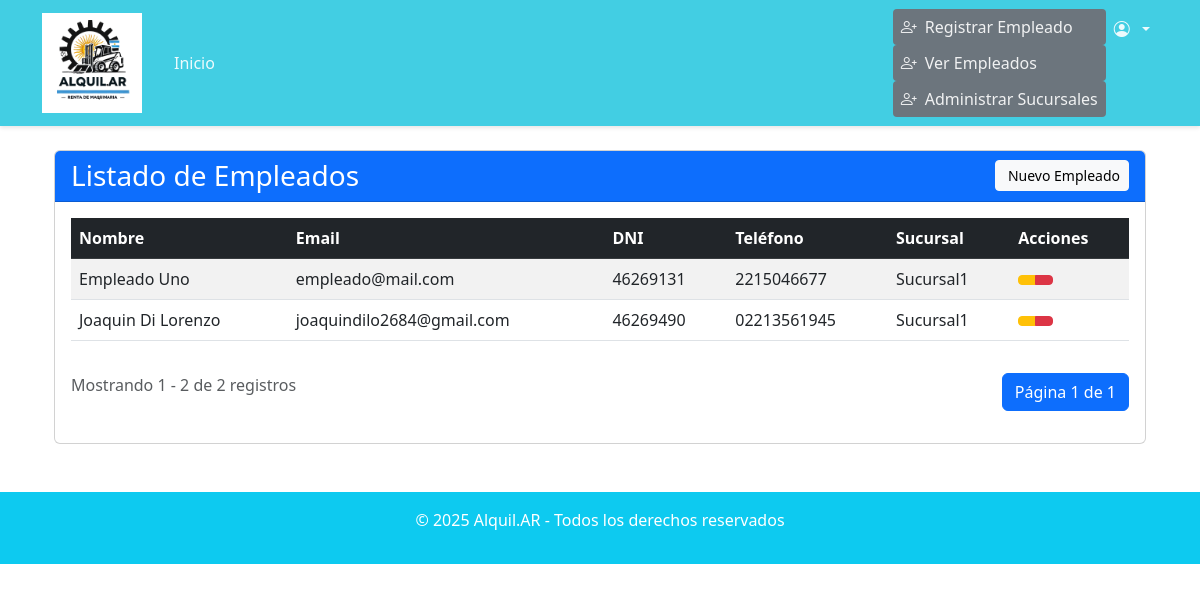
Page /usuarios/ver-empleados/ (signed in) on the committed database.
### usuarios/models.py (models this page shows, shortened)
class Usuario(AbstractUser):
    TIPO_CHOICES = [
        ('CLIENTE', 'Cliente'),
        ('EMPLEADO', 'Empleado'),
        ('ADMIN', 'Administrador'),
    ]
    nombre = models.CharField(max_length=200)
    tipo = models.CharField(
        max_length=10,
        choices=TIPO_CHOICES,
        default='CLIENTE',
        verbose_name="Tipo de usuario"
    )
    dni = models.CharField(max_length=20, unique=True)
    email = models.CharField(max_length=200, unique=True)
    telefono = models.CharField(max_length=20)
    sucursal = models.ForeignKey(Sucursal, on_delete=models.SET_NULL, null=True, blank=True)
    token_2fa = models.CharField(
        max_length=6,
        null=True,
        blank=True,
        verbose_name="Token de verificación"
    )
    token_2fa_timestamp = models.DateTimeField(
        null=True,
        blank=True,
        verbose_name="Timestamp del token"
    )
    reset_token = models.CharField(
        max_length=64,
        null=True,
        blank=True,
        verbose_name="Token de recuperación"
    )
    reset_token_timestamp = models.DateTimeField(
        null=True,
        blank=True,
        verbose_name="Timestamp del token de recuperación"
    )
    reset_token_used = models.BooleanField(
        default=False,
        verbose_name="Token usado"
    )

class Sucursal(models.Model):
    nombre = models.CharField(max_length=100)
    direccion = models.CharField(max_length=200)
    telefono = models.CharField(max_length=20, default="0")  # ✅ Campo teléfono agregado
    latitud = models.FloatField()
    longitud = models.FloatField()
    activa = models.BooleanField(default=True)

### usuarios/decorators.py (the view)
    def wrapper(request, *args, **kwargs):
        if request.user.is_authenticated and request.user.tipo == 'ADMIN':
            return view_func(request, *args, **kwargs)
        messages.error(request, "No tenés permiso para acceder a esta sección.")
        return redirect('home')  # o redirigí a otra página

### usuarios/views.py (called while the page is built)
@login_required
@solo_admin
def listar_empleados_view(request):
    empleados = Usuario.objects.filter(tipo="EMPLEADO").order_by('nombre') #Extraigo los empleados de la base de datos
    paginator = Paginator(empleados, 10) # 10 item por pagina
    page_number = request.GET.get('page')
    page_obj = paginator.get_page(page_number)
    context = {
        'empleados': page_obj,
        'total_empleados': empleados.count(),
        'titulo': 'Listado de Empleados'
    }
    return render(request, 'usuarios/listar_empleados.html', context) # Context tiene la info que voy a utilizar en el html

### usuarios/templates/usuarios/listar_empleados.html (shortened to what this page needs)
{% extends 'base.html' %}
{% block content %}
<div class="container-fluid mt-4">
    <div class="card">
        <div class="card-header bg-primary text-white">
            <div class="d-flex justify-content-between align-items-center">
                <h3 class="mb-0">{{ titulo }}</h3>
                <a href="{% url 'crear_empleado' %}" class="btn btn-light btn-sm">
                     Nuevo Empleado
                </a>
            </div>
        </div>
        <div class="card-body">
            {% if empleados %}
                <div class="table-responsive">
                    <table class="table table-striped table-hover">
                        <thead class="table-dark">
                            <tr>
                                <th>Nombre</th>
                                <th>Email</th>
                                <th>DNI</th>
                                <th>Teléfono</th>
                                <th>Sucursal</th>
                                <th>Acciones</th>
                            </tr>
                        </thead>
                        <tbody>
                            {% for empleado in empleados %}
                            <tr>
                                <td>{{ empleado.nombre }}</td>
                                <td>{{ empleado.email }}</td>
                                <td>{{ empleado.dni }}</td>
                                <td>{{ empleado.telefono }}</td>
                                <td>{{ empleado.sucursal.nombre|default:"-" }}</td>
                                <td>
                                    <div class="btn-group btn-group-sm">
                                        <a href="{% url 'crear_empleado' %}" class="btn btn-warning" title="Editar">
                                        </a>
                                        <a href="{% url 'crear_empleado' %}" class="btn btn-danger" title="Eliminar">
                                        </a>
                                    </div>
                                </td>
                            </tr>
                            {% endfor %}
                        </tbody>
                    </table>
                </div>
                <div class="d-flex justify-content-between mt-3">
                    <div>
                        <span class="text-muted">
                            Mostrando {{ empleados.start_index }} - {{ empleados.end_index }} de {{ total_empleados }} registros
                        </span>
                    </div>
                    <ul class="pagination">
                        <li class="page-item active">
                            <span class="page-link">
                                Página {{ empleados.number }} de {{ empleados.paginator.num_pages }}
                            </span>
                        </li>
                    </ul>
                </div>
            {% else %}
                <div class="alert alert-info">
                    No hay empleados registrados.
                </div>
            {% endif %}
        </div>
    </div>
</div>
{% endblock %}

### core/templates/base.html (shortened to what this page needs)
{% load static %}
<!DOCTYPE html>
<html lang="es">
<head>
    <link href="https://cdn.jsdelivr.net/npm/bootstrap@5.3.0/dist/css/bootstrap.min.css" rel="stylesheet">
    <link rel="stylesheet" href="https://cdn.jsdelivr.net/npm/bootstrap-icons@1.10.0/font/bootstrap-icons.css">
    <link rel="stylesheet" href="{% static 'css/core.css' %}">
</head>
<body>
    <nav class="navbar navbar-expand-lg navbar-custom">
        <div class="container">
            <a class="navbar-brand" href="{% url 'home' %}">
                <img src="{% static 'img/logo.png' %}" alt="Alquil.AR" height="100" class="d-inline-block align-top me-2">
            </a>
            <div class="collapse navbar-collapse" id="navbarNav">
                <ul class="navbar-nav me-auto">
                    <li class="nav-item">
                        <a class="nav-link" href="{% url 'home' %}">Inicio</a>
                    </li>
                </ul>
                <ul class="navbar-nav">
                    {% if user.is_authenticated %}
                        {% if user.tipo == 'ADMIN' %}
                        <li class="nav-item">
                            <a href="{% url 'crear_empleado' %}" class="nav-link admin-link">
                                <i class="bi bi-person-plus"></i> Registrar Empleado
                            </a>
                            <a href="{% url 'listar_empleados' %}" class="nav-link admin-link">
                                <i class="bi bi-person-plus"></i> Ver Empleados
                            </a>
                            <a href="{% url 'admin_sucursales' %}" class="nav-link admin-link">
                                <i class="bi bi-person-plus"></i> Administrar Sucursales
                            </a>
                        </li>
                        {% endif %}
                        <li class="nav-item dropdown">
                            <a class="nav-link dropdown-toggle" href="#" role="button" data-bs-toggle="dropdown">
                                <i class="bi bi-person-circle"></i> {{ user.get_short_name }}
                            </a>
                        </li>
                    {% else %}
                        <li class="nav-item">
                            <a class="nav-link" href="{% url 'login' %}">
                                <i class="bi bi-box-arrow-in-right"></i> Iniciar Sesión
                            </a>
                        </li>
                    {% endif %}
                </ul>
            </div>
        </div>
    </nav>
    <main class="container my-4">
        {% block content %}{% endblock %}
    </main>
    <footer class="bg-info text-white py-3 mt-5">
        <div class="container text-center">
            <p>&copy; {% now "Y" %} Alquil.AR - Todos los derechos reservados</p>
        </div>
    </footer>
</body>
</html>

### static/css/core.css (style rules this page uses)
:root { --color-primary: #42cee3; --color-primary-dark: #369aa9; --color-primary-darker: #2b7b87; --color-primary-light: #86e6f5; --color-primary-lighter: #a8f1fd; --color-dark: #333333; --color-gray: #666666; --color-light: #F8F9FA; --color-white: #FFFFFF; --shadow-sm: 0 2px 4px rgba(0, 0, 0, 0.1); --shadow-md: 0 4px 6px rgba(0, 0, 0, 0.15); }
.navbar-custom { background-color: var(--color-primary); padding: 0.5rem 0; box-shadow: 0 2px 4px rgba(0, 0, 0, 0.1); }
.navbar-custom .navbar-brand { display: flex; align-items: center; font-weight: 700; }
.navbar-custom .nav-link { color: rgba(255, 255, 255, 0.9); font-weight: 500; }
.admin-link { background-color: #6c757d; border-radius: 0.25rem; padding: 0.375rem 0.75rem; }
.navbar-custom .bi { margin-right: 0.25rem; }

### rows in the picture
Usuario: nombre "Empleado Uno", email "empleado@mail.com", dni "46269131", telefono "2215046677", sucursal.nombre "Sucursal1"
Usuario: nombre "Joaquin Di Lorenzo", email "joaquindilo2684@gmail.com", dni "46269490", telefono "02213561945", sucursal.nombre "Sucursal1"

### other values in the picture
{{ titulo }} "Listado de Empleados"
{{ empleados.start_index }} "1"
{{ empleados.end_index }} "2"
{{ total_empleados }} "2"
{{ empleados.number }} "1"
{{ empleados.paginator.num_pages }} "1"
